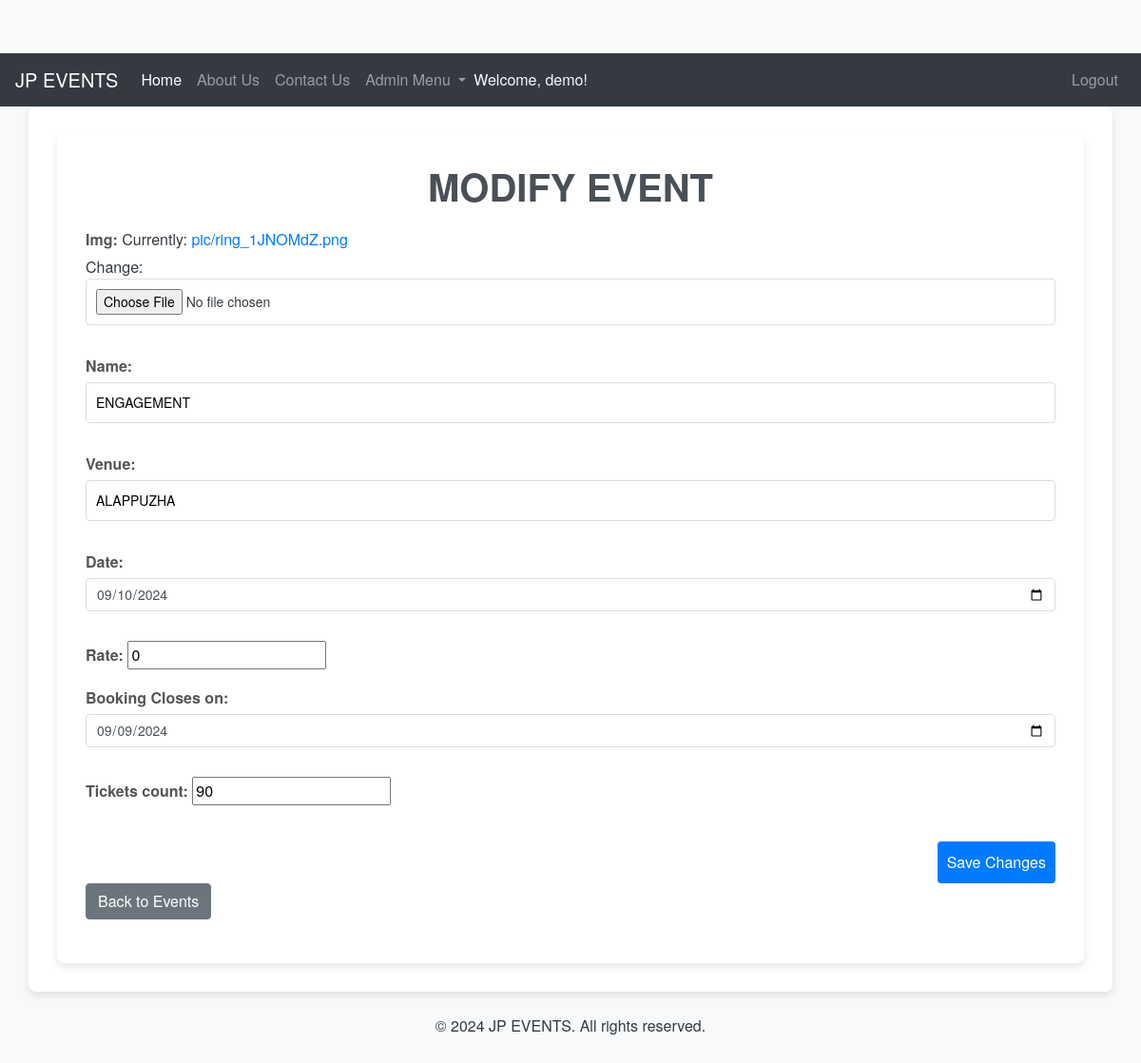
The page /events/7/modify/ (signed in) on the database its author committed.
### events/models.py (models this page shows, shortened)
class Events(models.Model):
    img=models.ImageField(upload_to='pic')
    name=models.CharField(max_length=50)
    venue=models.CharField(max_length=50)
    Date=models.DateField()
    rate=models.IntegerField()
    tickets_count = models.PositiveIntegerField(default=0)
    Booking_Closes_on=models.DateField()

### events/views.py (the view)
# urls.py: path('events/<int:event_id>/modify/', views.modify_event, name='modify_event'),
@login_required
def modify_event(request, event_id):
    event = get_object_or_404(Events, id=event_id)
    if request.method == 'POST':
        form = EventForm(request.POST, request.FILES, instance=event)
        if form.is_valid():
            form.save()
            return redirect('admin_events')  # Adjust to the correct URL name
    else:
        form = EventForm(instance=event)
    return render(request, 'modify_event.html', {'form': form, 'event': event})

### events/forms.py
class EventForm(forms.ModelForm):
    class Meta:
        model = Events
        fields = ['img', 'name', 'venue', 'Date', 'rate', 'Booking_Closes_on', 'tickets_count']
        widgets = {
            'Date': forms.DateInput(attrs={
                'type': 'date',
                'class': 'form-control',
                'min': datetime.date.today().strftime('%Y-%m-%d')
            }),
            'Booking_Closes_on': forms.DateInput(attrs={
                'type': 'date',
                'class': 'form-control',
                'min': datetime.date.today().strftime('%Y-%m-%d')
            }),
        }

### templates/modify_event.html (shortened to what this page needs)
{% extends "base.html" %}
{% load static %}
{% block style %}
    <link rel="stylesheet" href="{% static 'media/css/adminevents.css' %}">
{% endblock %}
{% block content %}
    <div class="container">
        <h1>Modify Event</h1>
        <form method="post" enctype="multipart/form-data">
            {{ form.as_p }}
            <div class="form-actions">
                <button type="submit" name="save_changes" class="btn btn-warning">Save Changes</button>
            </div>
        </form>
        <div class="mb-3">
            <a href="{% url 'admin_events' %}" class="btn btn-secondary">Back to Events</a>
        </div>
    </div>
{% endblock %}

### templates/base.html (shortened to what this page needs)
{% load static %}
<!DOCTYPE html>
<html lang="en">
<head>
    <link rel="stylesheet" href="https://maxcdn.bootstrapcdn.com/bootstrap/4.5.2/css/bootstrap.min.css">
    {% block style %}{% endblock %}
</head>
<body>
    <nav class="navbar navbar-expand-lg navbar-dark bg-dark">
        <a class="navbar-brand" href="#">JP EVENTS</a>
        <div class="collapse navbar-collapse" id="navbarNav">
            <ul class="navbar-nav mr-auto">
                <li class="nav-item">
                    <a class="nav-link active" href="{% url 'home' %}">Home</a>
                </li>
                <li class="nav-item">
                    <a class="nav-link" href="{% url 'about' %}">About Us</a>
                </li>
                <li class="nav-item">
                    <a class="nav-link" href="{% url 'contact' %}">Contact Us</a>
                </li>
                {% if user.is_authenticated %}
                    {% if user.is_superuser %}
                        <li class="nav-item dropdown">
                            <a class="nav-link dropdown-toggle" href="#" id="superuserDropdown" role="button" data-toggle="dropdown" aria-expanded="false">
                                Admin Menu
                            </a>
                        </li>
                    {% endif %}
                    <li class="nav-item">
                        <span class="navbar-text text-light">
                            Welcome, {{ user.username }}!
                        </span>
                    </li>
                {% endif %}
            </ul>
            {% if user.is_authenticated %}
                <ul class="navbar-nav ml-auto">
                    <li class="nav-item">
                        <a class="nav-link" href="{% url 'logout' %}">Logout</a>
                    </li>
                </ul>
            {% endif %}
        </div>
    </nav>
    <div class="container">
        {% block content %}{% endblock %}
    </div>
    <footer class="text-center py-4">
        <p>&copy; 2024 JP EVENTS. All rights reserved.</p>
    </footer>
</body>
</html>

### static/media/css/adminevents.css (style rules this page uses)
body { padding-top: 56px; font-family: 'Helvetica Neue', Arial, sans-serif; background-color: #f8f9fa; color: #343a40; }
h1, h2 { margin-bottom: 20px; font-weight: 700; color: #495057; text-align: center; text-transform: uppercase; }
.form-actions { margin-top: 20px; display: flex; justify-content: flex-end; }
.container { background-color: #ffffff; border-radius: 8px; box-shadow: 0 4px 8px rgba(0, 0, 0, 0.1); padding: 30px; }
form { display: flex; flex-direction: column; }
label { margin-bottom: 5px; font-weight: bold; color: #555555; }
input[type="text"], input[type="date"], input[type="file"], textarea, select { margin-bottom: 15px; padding: 10px; border-radius: 4px; border: 1px solid #dddddd; font-size: 14px; width: 100%; box-sizing: border-box; }
button[type="submit"] { background-color: #007bff; color: #ffffff; border: none; padding: 10px; border-radius: 4px; cursor: pointer; font-size: 16px; }

### rows shown on the page
Events: name "ENGAGEMENT", venue "ALAPPUZHA", Date "09/10/2024", rate "0", Booking_Closes_on "09/09/2024", tickets_count "90"

### other values the page prints
{{ user.username }} "demo"
